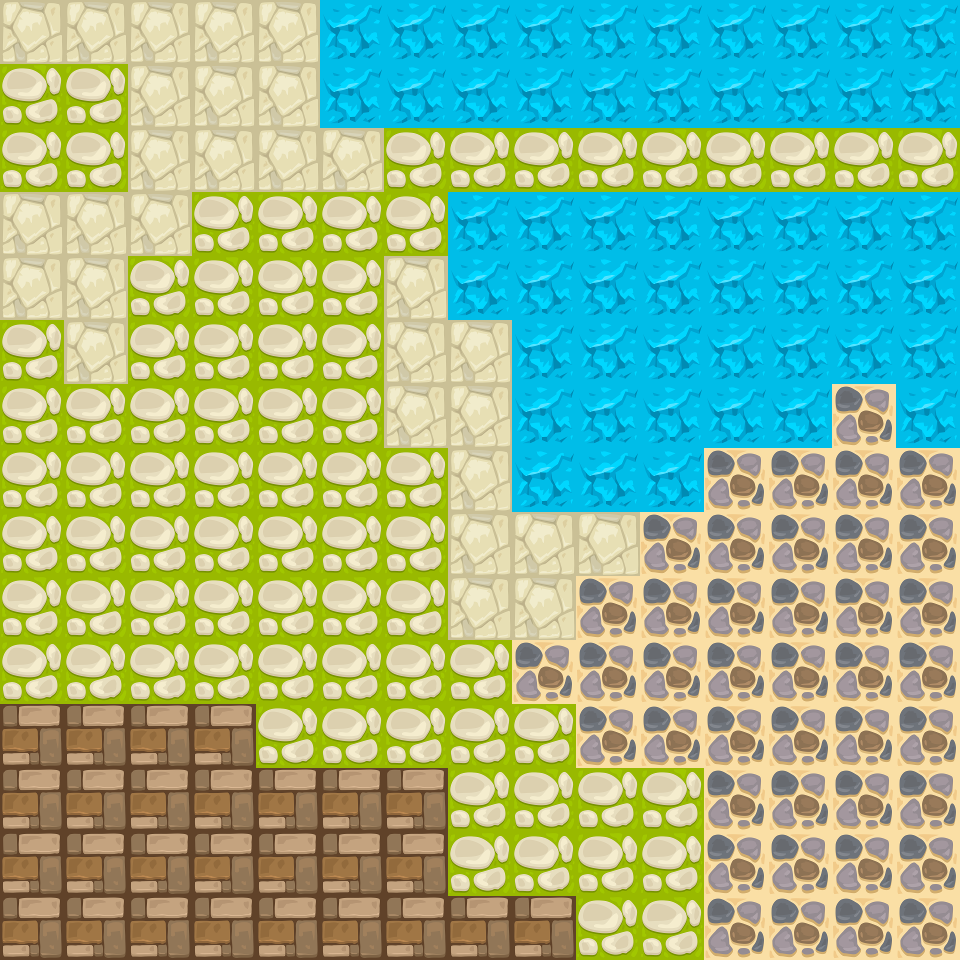

A level layout from a 2D game, rendered from its tile map. Below: a short description, then the map file with its tile-grid data intact:
An orthogonal 15x15 tile map with 64x64 px tiles, 1 tile layer (Tile Layer 1).

<map version="1.5" tiledversion="1.7.2" orientation="orthogonal" renderorder="right-down" width="15" height="15" tilewidth="64" tileheight="64" infinite="0" nextlayerid="2" nextobjectid="1">
 <tileset firstgid="1" name="Map_Tiles" tilewidth="64" tileheight="64" tilecount="6" columns="0">
  <grid orientation="orthogonal" width="1" height="1" />
  <tile id="0">
   <image width="64" height="64" source="clay_tile_64_01.png" />
  </tile>
  <tile id="1">
   <image width="64" height="64" source="grass_01_tile_64_01.png" />
  </tile>
  <tile id="2">
   <image width="64" height="64" source="ice_tile_64_01.png" />
  </tile>
  <tile id="3">
   <image width="64" height="64" source="paving_01_tile_64_02.png" />
  </tile>
  <tile id="4">
   <image width="64" height="64" source="paving_02_tile_64_01.png" />
  </tile>
  <tile id="5">
   <image width="64" height="64" source="sand_01_tile_64_01.png" />
  </tile>
 </tileset>
 <layer id="1" name="Tile Layer 1" width="15" height="15">
  <data encoding="csv">
5,5,5,5,5,3,3,3,3,3,3,3,3,3,3,
2,2,5,5,5,3,3,3,3,3,3,3,3,3,3,
2,2,5,5,5,5,2,2,2,2,2,2,2,2,2,
5,5,5,2,2,2,2,3,3,3,3,3,3,3,3,
5,5,2,2,2,2,5,3,3,3,3,3,3,3,3,
2,5,2,2,2,2,5,5,3,3,3,3,3,3,3,
2,2,2,2,2,2,5,5,3,3,3,3,3,6,3,
2,2,2,2,2,2,2,5,3,3,3,6,6,6,6,
2,2,2,2,2,2,2,5,5,5,6,6,6,6,6,
2,2,2,2,2,2,2,5,5,6,6,6,6,6,6,
2,2,2,2,2,2,2,2,6,6,6,6,6,6,6,
4,4,4,4,2,2,2,2,2,6,6,6,6,6,6,
4,4,4,4,4,4,4,2,2,2,2,6,6,6,6,
4,4,4,4,4,4,4,2,2,2,2,6,6,6,6,
4,4,4,4,4,4,4,4,4,2,2,6,6,6,6
</data>
 </layer>
</map>